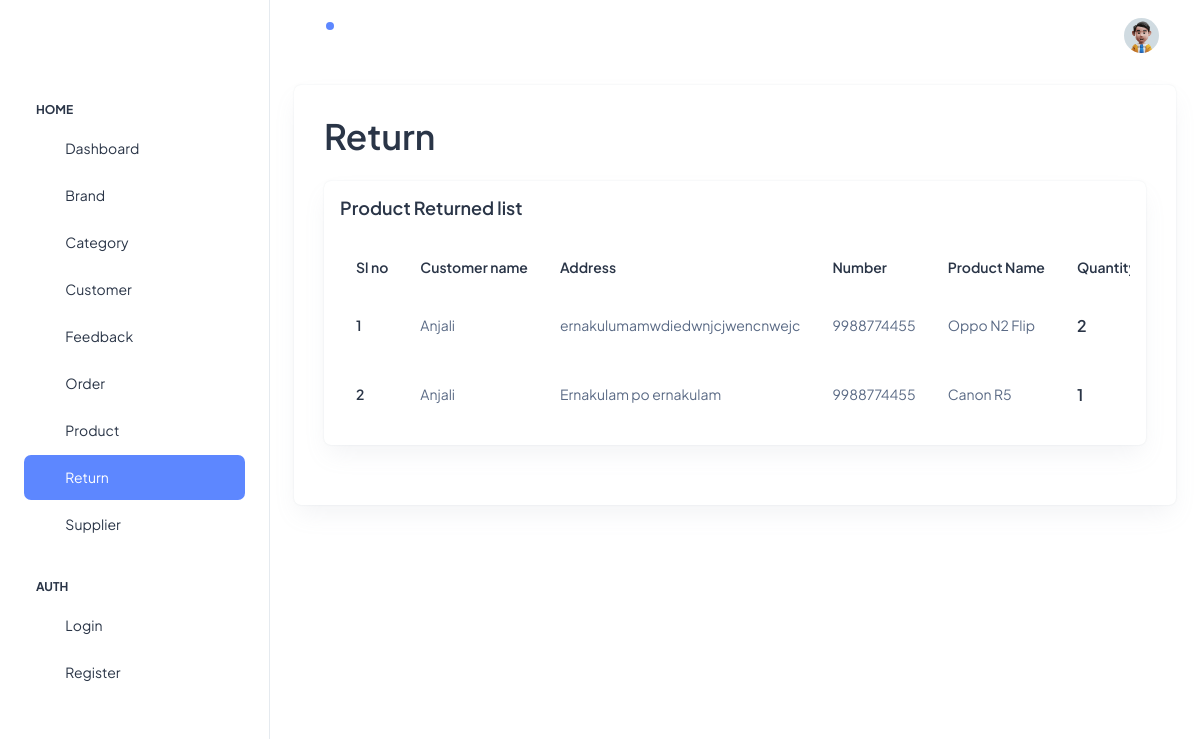
The app's page /Admin/pages/admin-return.php (signed in) with its own data.
### tables this page shows
CREATE TABLE `p_return` (
  `return_id` int(11) NOT NULL,
  `order_id` int(11) NOT NULL,
  `customer_id` int(11) NOT NULL,
  `customer_name` varchar(100) NOT NULL,
  `customer_email` varchar(100) NOT NULL,
  `customer_phno` varchar(100) NOT NULL,
  `customer_address` varchar(100) NOT NULL,
  `customer_state` varchar(100) NOT NULL,
  `customer_city` varchar(100) NOT NULL,
  `customer_pincode` int(100) NOT NULL,
  `product_id` int(11) NOT NULL,
  `product_name` varchar(100) NOT NULL,
  `brand_name` varchar(100) NOT NULL,
  `product_quantity` varchar(100) NOT NULL,
  `product_price` int(100) NOT NULL,
  `product_photo` varchar(100) NOT NULL,
  `return_cause` varchar(100) NOT NULL
);

### Admin/pages/admin-return.php (the view, shortened to what this page needs)
<?php
 include './connect.php';
?>
<!doctype html>
<html lang="en">
<head>
  <link rel="stylesheet" href="../css/styles.min.css" />
</head>
<body>
  <div class="page-wrapper" id="main-wrapper" data-layout="vertical" data-navbarbg="skin6" data-sidebartype="full"
    data-sidebar-position="fixed" data-header-position="fixed">
<?php
  include './topbar.php';
?>
      <div class="container-fluid">
        <div class="card">
          <div class="card-body">
            <h1 class="fw-semibold mb-4">Return</h1>
<div class="card w-100">
  <div class="card-body p-3">
    <h5 class="card-title fw-semibold mb-4">Product Returned list</h5>
    <div class="table-responsive">
      <table class="table text-nowrap mb-0 align-middle">
        <thead class="text-dark fs-4">
          <tr>
            <th class="border-bottom-0">
              <h6 class="fw-semibold mb-0">Sl no</h6>
            </th>
            <th class="border-bottom-0">
              <h6 class="fw-semibold mb-0">Customer name</h6>
            </th>
            <th class="border-bottom-0">
              <h6 class="fw-semibold mb-0">Address</h6>
            </th>
            <th class="border-bottom-0">
              <h6 class="fw-semibold mb-0">Number</h6>
            </th>
            <th class="border-bottom-0">
              <h6 class="fw-semibold mb-0">Product Name</h6>
            </th>
            <th class="border-bottom-0">
              <h6 class="fw-semibold mb-0">Quantity</h6>
            </th>
          </tr>
        </thead>
<?php
$sql=mysqli_query($conn,"SELECT * FROM p_return ORDER BY return_id ");
$counter = 1;
while($row=mysqli_fetch_assoc($sql))
{
    $or_cu_name=$row['customer_name'];
    $or_address=$row['customer_address'];
    $or_no=$row['customer_phno'];
    $or_pro=$row['product_name'];
    $or_qua=$row['product_quantity'];
?>
        <tbody>
          <tr>
            <td class="border-bottom-0"><h6 class="fw-semibold mb-0"><?php echo $counter++; ?></h6></td>
            <td class="border-bottom-0">
              <p class="mb-0 fw-normal"><?php echo $or_cu_name; ?></p>
            </td>
            <td class="border-bottom-0">
              <p class="mb-0 fw-normal"><?php echo $or_address; ?></p>
            </td>
            <td class="border-bottom-0">
              <p class="mb-0 fw-normal"><?php echo $or_no; ?></p>
            </td>
            <td class="border-bottom-0">
              <p class="mb-0 fw-normal"><?php echo $or_pro; ?></p>
            </td>
            <td class="border-bottom-0">
              <h6 class="fw-semibold mb-0 fs-4"><?php echo $or_qua; ?></h6>
            </td>
          </tr>
        </tbody>
<?php
}
?>
      </table>
    </div>
  </div>
</div>
          </div>
        </div>
      </div>
    </div>
  </div>
</body>
</html>

### records on screen
p_return: customer_name "Anjali", customer_address "ernakulumamwdiedwnjcjwencnwejc", customer_phno "9988774455", product_name "Oppo N2 Flip", product_quantity "2"
p_return: customer_name "Anjali", customer_address "Ernakulam po ernakulam", customer_phno "9988774455", product_name "Canon R5", product_quantity "1"
